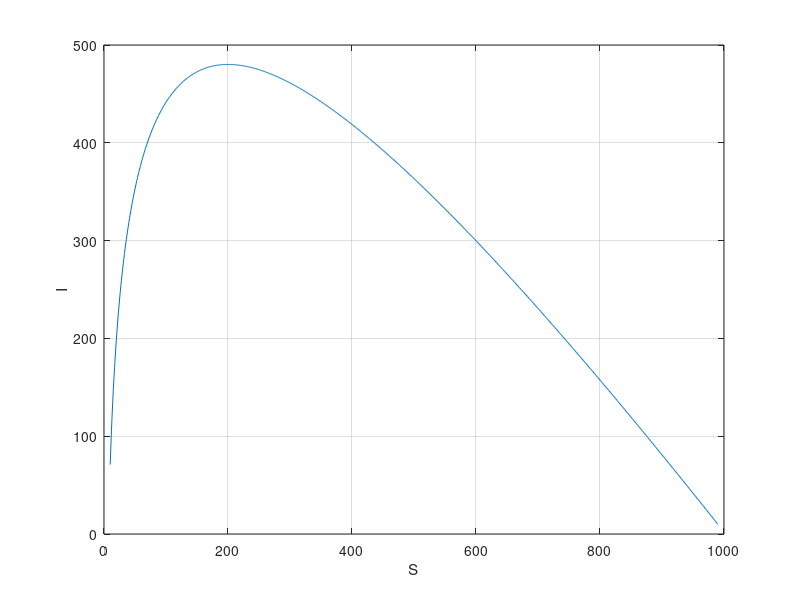

MATLAB code for this plot:
% I = dsolve('DI = -1 + a/(b*S)' ,'S')
%  
% I =
%  
% C4 - S + (a*log(S))/b

I0 = 10;
S0 = 990;
b = 0.0002;
a = 0.04;
C1 = I0 + S0 - a*log(S0)/b;

S = S0:-1:I0;
I = C1 - S + (a*log(S))/b;
plot(S,I)
xlabel('S')
ylabel('I')
grid on

